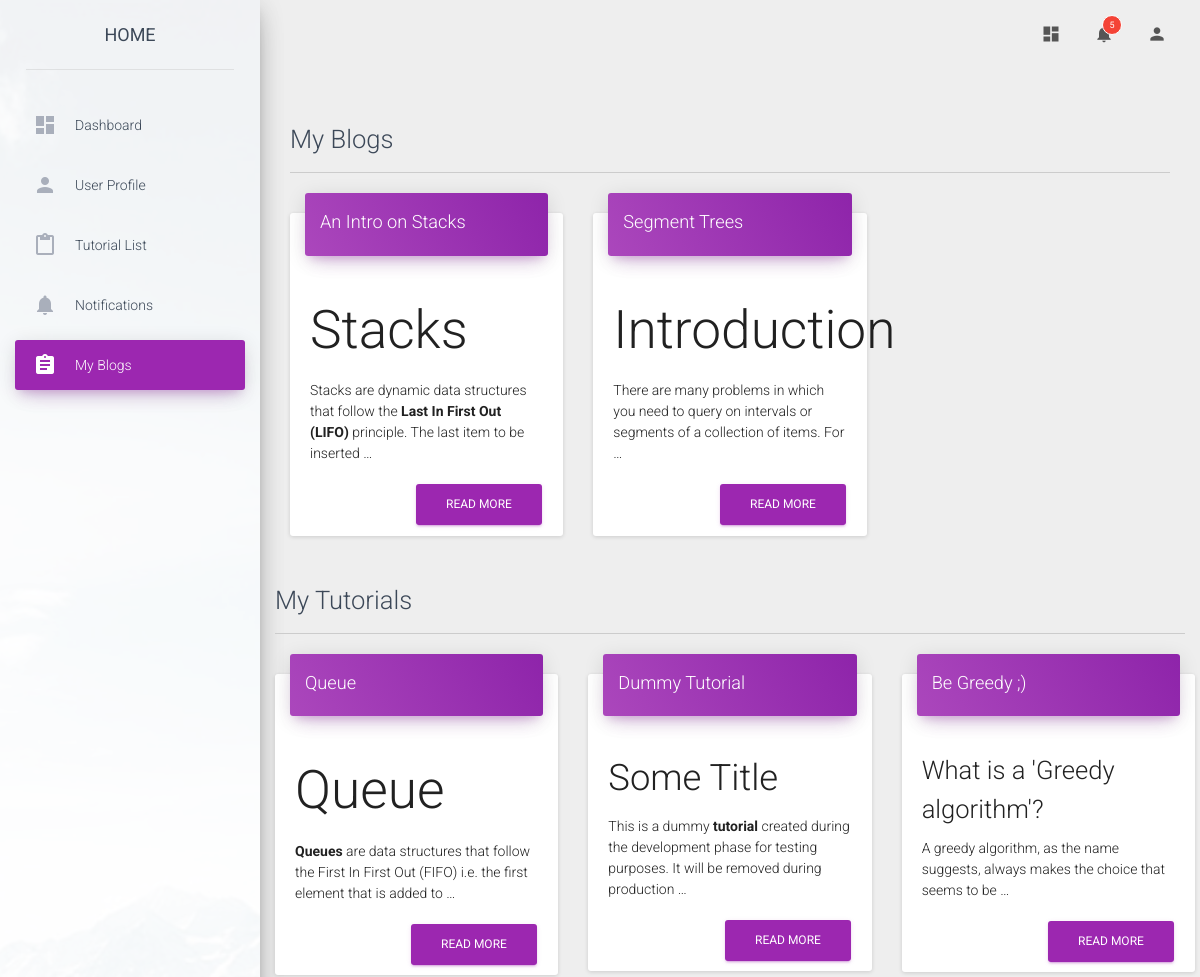
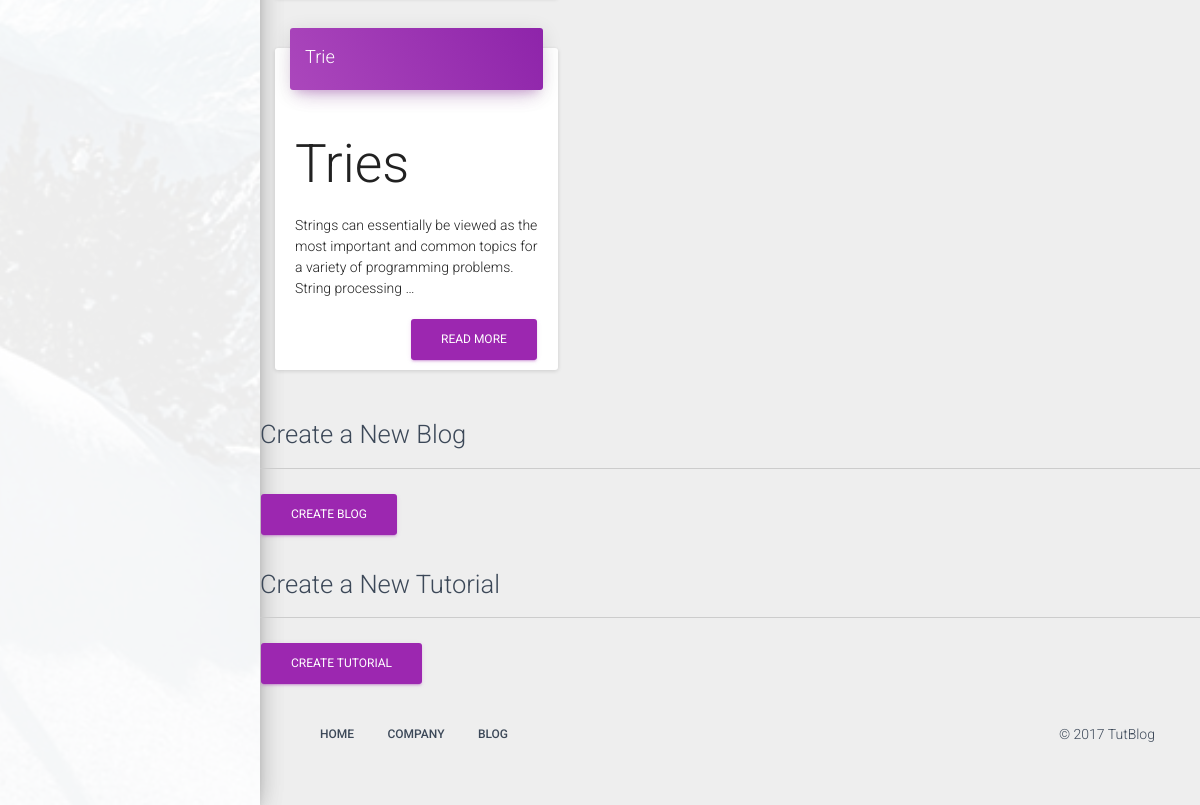
The page /myblogs/ (signed in) on the database its author committed (2 pictures, top to bottom).
### Blogs/models.py (models this page shows, shortened)
class Blog(models.Model):
	title = models.CharField(max_length=100, unique=True)
	slug = models.SlugField(max_length=100, unique=True)
	body = models.TextField()
	isTut = models.BooleanField(default=False)
	created = models.DateTimeField(db_index=True, auto_now_add=True)
	category = models.ManyToManyField(Category)
	updated = models.DateTimeField(db_index=True, auto_now=True)
	author = models.ForeignKey(User, on_delete=models.CASCADE)
	tags = models.ManyToManyField(Tags, blank = True)
	upvotes = models.ManyToManyField(User, related_name='blog_upvotes', blank=True)
	downvotes = models.ManyToManyField(User, related_name='blog_downvotes', blank=True)
	total_votes = models.IntegerField(default = 0)

### User/views.py (the view)
# urls.py: url(r'^myblogs/$', views.myblogs, name='myblogs'),
@login_required(login_url="/login/")
def myblogs(request):
	user=request.user
	blogs=user.blog_set.filter(isTut=False)
	tutorials=user.blog_set.filter(isTut=True)
	return render(request,"myblogs.html", { 'blogs': blogs, 'tutorials': tutorials, })

### Templates/myblogs.html (shortened to what this page needs)
<!doctype html>
{% load static %}
<html lang="en">
<head>
	<link href="{% static 'bootstrap/css/bootstrap.min.css' %}" rel="stylesheet" />
	<link href="{% static 'material-dashboard/css/material-dashboard.css' %}" rel="stylesheet"/>
	<link href="{% static 'material-dashboard/css/dashboard.css' %}" rel="stylesheet" />
	<link href="{% static 'ihover/css/ihover.min.css' %}" rel="stylesheet" />
	<link href="{% static 'font-awesome/css/font-awesome.min.css' %}" rel="stylesheet">
</head>
<body>
	<div class="wrapper">
		<div class="sidebar" data-color="purple" data-image="../static/material-dashboard/img/sidebar-1.jpg">
			<div class="logo">
				<a href="{% url 'home' %}" class="simple-text">
					Home
				</a>
			</div>
			<div class="sidebar-wrapper">
				<ul class="nav">
					<li >
						<a href="{% url 'dashboard'%}">
							<i class="material-icons">dashboard</i>
							<p>Dashboard</p>
						</a>
					</li>
					<li>
						<a href="{% url 'user'%}">
							<i class="material-icons">person</i>
							<p>User Profile</p>
						</a>
					</li>
					<li>
						<a href="{% url 'tut_ds'%}">
							<i class="material-icons">content_paste</i>
							<p>Tutorial List</p>
						</a>
					</li>
					<li>
						<a href="{% url 'notifications'%}">
							<i class="material-icons text-gray">notifications</i>
							<p>Notifications</p>
						</a>
					</li>
					<li class="active">
						<a href="{% url 'myblogs'%}">
							<i class="material-icons">assignment</i>
							<p>My Blogs</p>
						</a>
					</li>
				</ul>
			</div>
		</div>
		<div class="main-panel">
			<nav class="navbar navbar-transparent navbar-absolute">
				<div class="container-fluid">
					<div class="collapse navbar-collapse">
						<ul class="nav navbar-nav navbar-right">
							<li>
								<a href="#pablo" class="dropdown-toggle" data-toggle="dropdown">
									<i class="material-icons">dashboard</i>
								</a>
							</li>
							<li class="dropdown">
								<a href="#" class="dropdown-toggle" data-toggle="dropdown">
									<i class="material-icons">notifications</i>
									<span class="notification">5</span>
								</a>
							</li>
							<li>
								<a href="#pablo" class="dropdown-toggle" data-toggle="dropdown">
									<i class="material-icons">person</i>
								</a>
							</li>
						</ul>
					</div>
				</div>
			</nav>
			<div class="content">
				<div class="container-fluid">
					<div class="row">
						<div class="col-sm-12">
							<h3>My Blogs</h3>
						<hr/>
					</div>
					{% for blog in blogs %}
						<div class="col-sm-4">
							<div class="card">
								<div class="card-header" data-background-color="purple">
									<h4 class="title">{{ blog.title }}</h4>
								</div>
								<div class="card-content">
									<p>{{ blog.body|safe|truncatewords:"20"|linebreaks }}</p>
									<form action="{% url 'blog_detail' blog.id %}"><button class="btn btn-primary pull-right" type="submit" name="button">Read More</button></form>
								</div>
							</div>
						</div>
					{% endfor %}
					{% if request.user.is_superuser %}
						<div class="row">
							<div class="col-sm-12">
								<h3>My Tutorials</h3>
							<hr/>
						</div>
						{% for blog in tutorials %}
							{% if forloop.counter|divisibleby:3 %}
							<div class="row">
							{% endif %}
							<div class="col-sm-4">
								<div class="card">
									<div class="card-header" data-background-color="purple">
										<h4 class="title">{{ blog.title }}</h4>
									</div>
									<div class="card-content">
										<p>{{ blog.body|safe|truncatewords:"20"|linebreaks }}</p>
										<form action="{% url 'blog_detail' blog.id %}"><button class="btn btn-primary pull-right" type="submit" name="button">Read More</button></form>
									</div>
								</div>
							</div>
							{% if forloop.counter|divisibleby:3 %}
							</div>
							{% endif %}
						{% endfor %}
					{% endif %}
					<div class="row">
						<div class="col-sm-12">
							<h3>Create a New Blog</h3>
						<hr/>
						</div>
					</div>
					<div class="row">
						<div class="col-sm-12">
							<form action="{% url 'create_blog' %}"><button class="btn btn-primary" type="submit" name="button">Create Blog</button></form>
						</div>
					</div>
					{% if request.user.is_superuser %}
					<div class="row">
						<div class="col-sm-12">
							<h3>Create a New Tutorial</h3>
						<hr/>
						</div>
					</div>
					<div class="row">
						<div class="col-sm-12">
							<form action="{% url 'tut_create' %}"><button class="btn btn-primary" type="submit" name="button">Create Tutorial</button></form>
						</div>
					</div>
					{% endif %}
				</div>
			</div>
			<footer class="footer">
				<div class="container-fluid">
						<nav class="pull-left">
							<ul>
								<li>
									<a href="{% url 'home' %}">
										Home
									</a>
								</li>
								<li>
									<a href="#">
										Company
									</a>
								</li>
								<li>
									<a href="{% url 'blog_index' %}">
										Blog
									</a>
								</li>
							</ul>
						</nav>
						<p class="copyright pull-right">
							&copy; <script>document.write(new Date().getFullYear())</script> TutBlog</a>
						</p>
					</div>
			</footer>
		</div>
	</div>
</body>
</html>

### static/material-dashboard/css/dashboard.css (style rules this page uses)
hr { display: block; height: 1px; border: 0; border-top: 1px solid #ccc; margin: 1em 0; padding: 0; }

### rows shown on the page
Blog: title "An Intro on Stacks", body "Stacks Stacks are dynamic data structures that follow the Last In First Out (LIFO) principle. The last item to be inserted …"
Blog: title "Segment Trees", body "Introduction There are many problems in which you need to query on intervals or segments of a collection of items. For …"
Blog: title "Queue", body "Queue Queues are data structures that follow the First In First Out (FIFO) i.e. the first element that is added to …"
Blog: title "Dummy Tutorial", body "Some Title This is a dummy tutorial created during the development phase for testing purposes. It will be removed during production …"
Blog: title "Be Greedy ;)", body "What is a 'Greedy algorithm'? A greedy algorithm, as the name suggests, always makes the choice that seems to be …"
Blog: title "Trie", body "Tries Strings can essentially be viewed as the most important and common topics for a variety of programming problems. String processing …"
